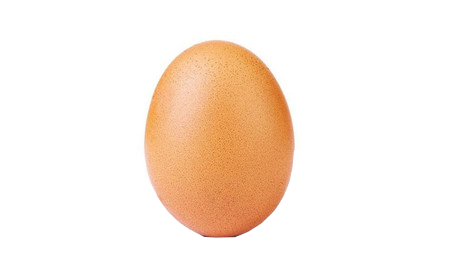
#> input picture DNN-project/CNN/Insert_Images/objects/egg/1.jpg, 450 x 277 px, found by its file name
$ python segmentations.py
#> lines starting #> are read from the running program, lines starting #| are printed output that depends on the picture; after the words box and inside, x2 and y2 are one past the last pixel; in counts of white or black regions, pixels touching at a corner belong together; pictures that were not available may be replaced by others from this repository, and a replacement may not be noted
# -*- coding: utf-8 -*-
"""
Script to view how the program segmentates the objects before sticking them to a background. the segmentation is applied
automatically to erase the white background.
To visualize the segmentation, stick an object on the black background.In case the segmentation leaves white areas it is
convenient to paint such areas with an editor like GIMP to a greyish color so the segmentation could be done correctly.

"""

import cv2
import numpy as np
import os
import matplotlib.pyplot as plt


dir_img='BG/1.jpg'
mask_dir='objects/potato/5' #No poner la extension

#TODO: Se podria implementar que cuando pegas la imagen no lo hagas tal cual sino que hagas un blending entre la imagen
      # de fondo (en este caso negra) y la imagen del objeto

#Para buscar la extension de la imagen automaticamente:
extensiones=['.jpg','.png','.jpeg']
for ext_i in extensiones:
    mask_dir2=mask_dir+ext_i
    if(os.path.exists(mask_dir2)):
        mask_dir=mask_dir2
        break

#Leemos las imagenes:
image_BG=cv2.imread(dir_img)
#> image_BG is the input picture: shape (277, 450, 3); mean B, G, R 226.7, 237.6, 250.9
image=cv2.imread(mask_dir)
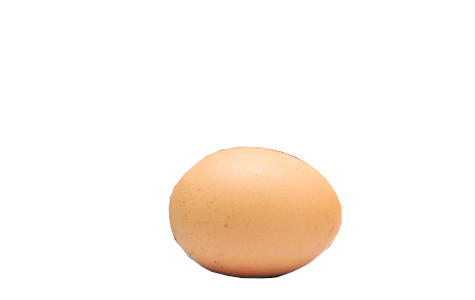
#> input picture DNN-project/CNN/Insert_Images/objects/egg/11.jpg, 475 x 300 px, given in place of 5, which was not available
#> image is the input picture: shape (300, 475, 3); mean B, G, R 238.7, 245.1, 252.1


def genera_mascara(image, threhold_area=0.00, muestra_resultado=False):
    """
    Funcion que dada una imagen de entrada con un objeto sobre un fondo blanco,
    te devuelve la imagen recortada donde esta el objeto y la mascara binaria del objeto de la imagen

    ----------------------
    Parametros de entrada:
    ----------------------
    image: imagen de entrada con valores de pixeles de 0 a 255
    threshold_area: valor umbral en % para rellenar huecos en la mascara que sean menores que un determinado area (el % indica el porcentaje de area respecto del area del objeto que se quiere segmentar por debajo del cual se rellenan los huecos)

    muestra_resultado: booleano para indicar si se quiere representar el objeto ya enmascarado

    ----------------------
    Parametros de salida:
    ----------------------
    image_crop: imagen del objeto original, recortada con la Bounding box del objeto
    mask_crop: mascara binaria correspondiente del objeto en la imagen recortada

    """
#> called with threhold_area = 0.001, muestra_resultado = True

    #Transformacion de imagen RGB a grey
    gray = cv2.cvtColor(image, cv2.COLOR_BGR2GRAY)
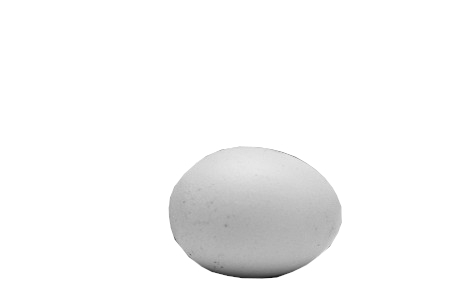
#> gray: shape (300, 475); min 18, max 255, mean 246.5

    #Aplicacion de filtro gaussiano para eliminar ruido gausiano
    gray = cv2.GaussianBlur(gray, (7, 7), 3)

    #Aplicacion de filtro de mediana para eliminar outliers
#    gray = cv2.medianBlur(gray, 3) # 3x3 median filter

    #Umbralizacion automatica de la imagen (saca mascara inicial)
    t, dst = cv2.threshold(gray, 0, 255, cv2.THRESH_BINARY | cv2.THRESH_TRIANGLE)
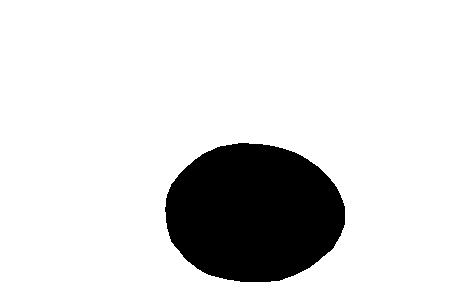
#> dst: shape (300, 475); 86.2% white; 1 black region
#> t = 253

    # obtener los contornos
    contours, _ = cv2.findContours(dst ,cv2.RETR_CCOMP, cv2.CHAIN_APPROX_SIMPLE)
#> contours = 2 contours; box (x1, y1, x2, y2) and area: (0, 0, 475, 300) 141726, (164, 142, 346, 283) 19846

    #Comprueba cual es el contorno mas grande
    contour_sizes = [(cv2.contourArea(contour), contour) for contour in contours]
#> contour_sizes = 2 items
    biggest_contour = max(contour_sizes, key=lambda x: x[0])[1]
#> biggest_contour = [[0, 0], [0, 299], [474, 299], [474, 0]]

    #Guardamos solo los contornos que sean mas grandes que un cierto porcentaje (marcado por threhold_area) del contorno mas grande
    contours2=[contour for contour in contours if(cv2.contourArea(contour)>cv2.contourArea(biggest_contour)*threhold_area)]
#> contours2 has the same summary as contours

    #Genera nueva mascara con los contornos obtenidos (ya no tendra outliers)
    mask = np.ones(image.shape[:2], dtype="uint8") * 255

    ## Draw the contours on the mask
    cv2.drawContours(mask, contours2, -1, 0, thickness =-1)
#> mask: shape (300, 475); 13.8% white; 1 white region, box (x1, y1, x2, y2) and area: (165, 143, 345, 282) 19620

    #Recortamos la boundingbox del objeto para obtener una imagen y mascara con el objeto centrado
    x,y,w,h = cv2.boundingRect(mask)
#> x = 165; y = 143; w = 180; h = 139

        #Ampliamos un poco la boundingbox para evitar recortar mal imagen
    offset=max(int(x/10), int(y/10))
#> offset = 16
    x=x-offset; y=y-offset; w=w+(2*offset); h=h+(2*offset);
#> after `x = x - offset`: x = 149
#> after `y = y - offset`: y = 127
#> after `w = w + 2 * offset`: w = 212
#> after `h = h + 2 * offset`: h = 171

    if(x<0): x=0 #Acotamos la ampliacion si se ha salido de la imagen
    if(y<0): y=0
    if((x+w)>(image.shape[1]-1)): w=(image.shape[1]-1)-x
    if((y+h)>(image.shape[0]-1)): h=(image.shape[0]-1)-y

    image_crop=image[y:y+h,x:x+w]
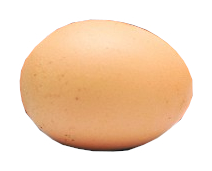
#> image_crop: shape (171, 212, 3); mean B, G, R 190.9, 216, 243.5
    mask_crop=mask[y:y+h,x:x+w]
#> mask_crop: shape (171, 212); 54.1% white; 1 black region, box (x1, y1, x2, y2) and area: (0, 0, 212, 171) 16632

    #Realizamos erosion de la mascara para que no obtenga borde blanco al aplicar la mascara con la imagen
    kernel= cv2.getStructuringElement(cv2.MORPH_ELLIPSE,(3,3))
    mask_crop = cv2.erode(mask_crop.copy(),kernel,iterations = 5)
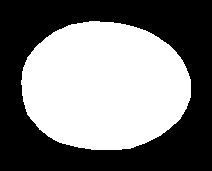
#> mask_crop: shape (171, 212); 48% white; 1 white region, box (x1, y1, x2, y2) and area: (21, 21, 191, 150) 17405

    #Sacamos la imagen recortada con la mascara aplicada
    if(muestra_resultado==True):
        print('Resultado recortado donde solo se encuentra el objeto:')
        image_segmented=cv2.bitwise_and(image_crop,image_crop, mask= mask_crop)
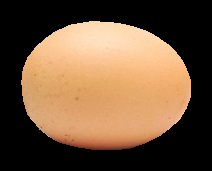
#> image_segmented: shape (171, 212, 3); mean B, G, R 60.1, 84.9, 111.8
        segmentation=np.hstack([image_crop,image_segmented])
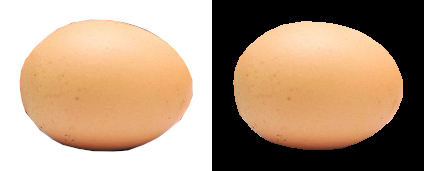
#> segmentation: shape (171, 424, 3); mean B, G, R 125.5, 150.5, 177.6
        plt.imshow(cv2.cvtColor(segmentation, cv2.COLOR_BGR2RGB))
        plt.show()
        print(mask_dir)
#        cv2.imshow("Image",image_segmented)

    #transformamos la mascara de 0s y 255s, a 0s y 1s
    mask_crop = mask_crop.astype(bool).astype('uint8')

    return image_crop, mask_crop

_,_=genera_mascara(image, threhold_area=0.001, muestra_resultado=True)
